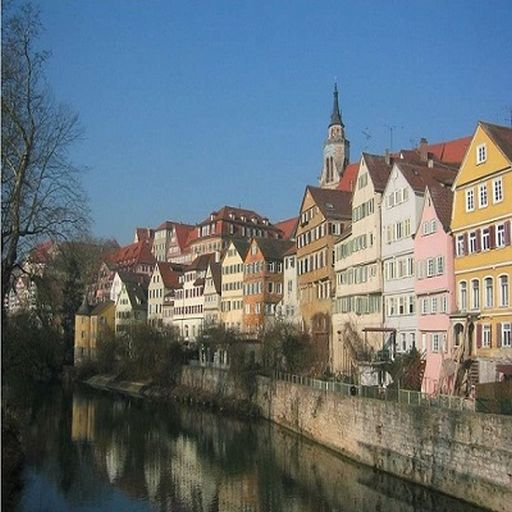
#> input picture test_images/style_transfer/content/city_river.jpg, 512 x 512 px
$ python -i edge_weight.py   (imports and definitions only)   (older library calls are emulated)
#> lines starting #> are read from the running program, lines starting #| are printed output that depends on the picture
#> further down, picture is the input picture: shape (512, 512, 3); mean B, G, R 119.5, 113.3, 102.1
import cv2
import numpy as np


def sobel_edge_weight(image, ksize=3):
    """Generate weight mat by sobel filter
    """
#> called with ksize = 3
    gray = cv2.cvtColor(image, cv2.COLOR_BGR2GRAY)
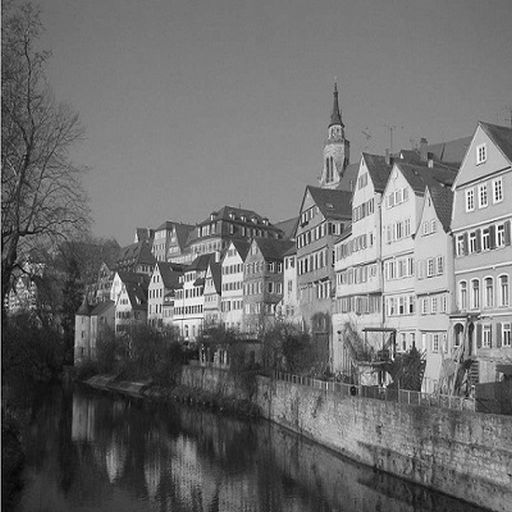
#> gray: shape (512, 512); min 0, max 255, mean 110.7
    grad_x = cv2.Sobel(gray, cv2.CV_64F, 1, 0, ksize=ksize)
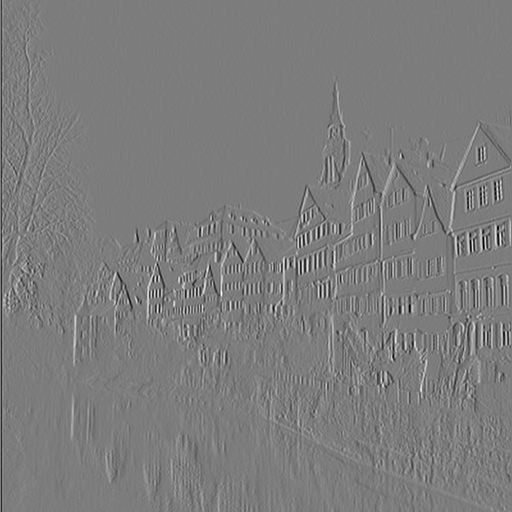
#> grad_x: shape (512, 512) float64; min -904, max 943, mean 0.4; drawn with min black and max white
    grad_y = cv2.Sobel(gray, cv2.CV_64F, 0, 1, ksize=ksize)
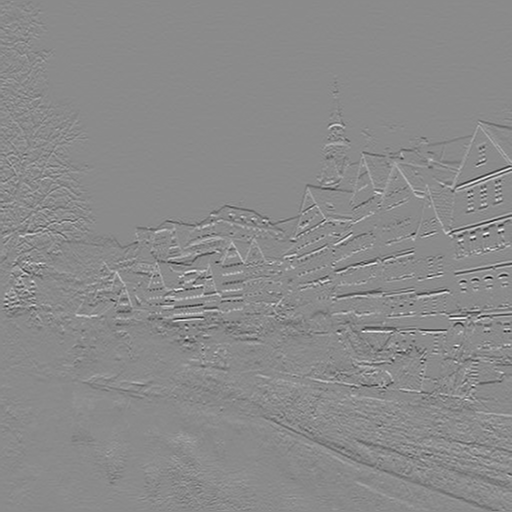
#> grad_y: shape (512, 512) float64; min -945, max 793, mean -0.9; drawn with min black and max white
    abs_grad_x = cv2.convertScaleAbs(grad_x)
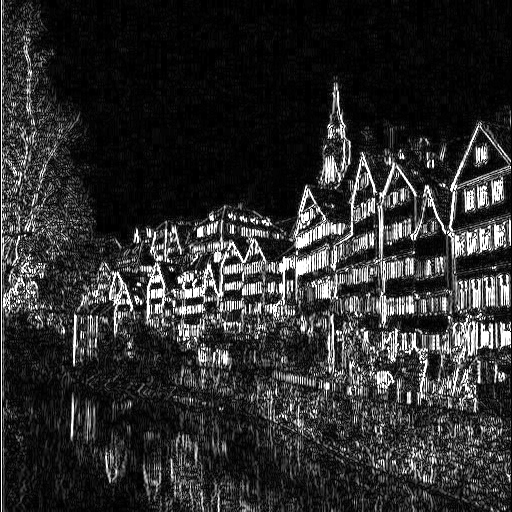
#> abs_grad_x: shape (512, 512); min 0, max 255, mean 45.4
    abs_grad_y = cv2.convertScaleAbs(grad_y)
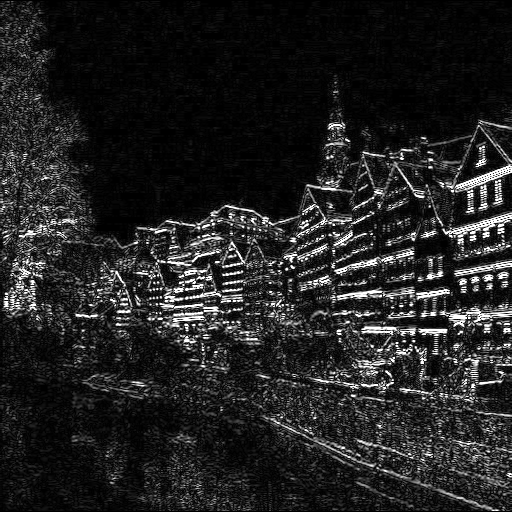
#> abs_grad_y: shape (512, 512); min 0, max 255, mean 34.3
    grad = cv2.addWeighted(abs_grad_x, 0.5, abs_grad_y,
                           0.5, 0).astype(np.float64) / 255
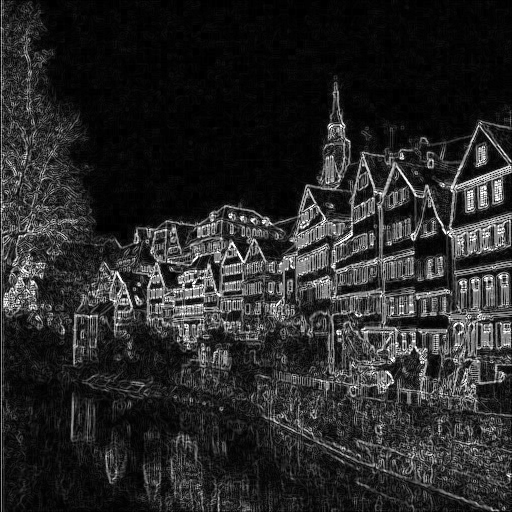
#> grad: shape (512, 512) float64; min 0, max 1, mean 0.156
    return np.dstack([grad] * image.shape[-1])


def laplacian_edge_weight(image):
    """Generate weight mat by laplacian filter
    """
    gray = cv2.cvtColor(image, cv2.COLOR_BGR2GRAY)
    lap = cv2.Laplacian(gray, cv2.CV_64F)
    lap = cv2.convertScaleAbs(lap)/255
    return np.dstack([lap] * 3)

>>> import cv2
>>> picture = cv2.imread('../../../test_images/style_transfer/content/city_river.jpg')
>>> result = sobel_edge_weight(picture)
